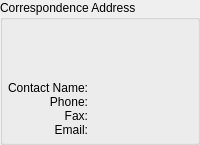
      <widget class="QGroupBox" name="_corrAddressGroup" >
       <property name="title" >
        <string>Correspondence Address</string>
       </property>
       <layout class="QVBoxLayout" >
        <property name="spacing" >
         <number>0</number>
        </property>
        <property name="leftMargin" >
         <number>5</number>
        </property>
        <property name="topMargin" >
         <number>5</number>
        </property>
        <property name="rightMargin" >
         <number>5</number>
        </property>
        <property name="bottomMargin" >
         <number>5</number>
        </property>
        <item>
         <widget class="QLabel" name="_corrAddress1" >
          <property name="text" >
           <string/>
          </property>
         </widget>
        </item>
        <item>
         <widget class="QLabel" name="_corrAddress2" >
          <property name="text" >
           <string/>
          </property>
         </widget>
        </item>
        <item>
         <widget class="QLabel" name="_corrAddress3" >
          <property name="text" >
           <string/>
          </property>
         </widget>
        </item>
        <item>
         <layout class="QHBoxLayout" >
          <property name="spacing" >
           <number>5</number>
          </property>
          <property name="leftMargin" >
           <number>0</number>
          </property>
          <property name="topMargin" >
           <number>0</number>
          </property>
          <property name="rightMargin" >
           <number>0</number>
          </property>
          <property name="bottomMargin" >
           <number>0</number>
          </property>
          <item>
           <widget class="QLabel" name="_corrCity" >
            <property name="text" >
             <string/>
            </property>
           </widget>
          </item>
          <item>
           <widget class="QLabel" name="_corrState" >
            <property name="maximumSize" >
             <size>
              <width>45</width>
              <height>32767</height>
             </size>
            </property>
            <property name="text" >
             <string/>
            </property>
           </widget>
          </item>
          <item>
           <widget class="QLabel" name="_corrZipCode" >
            <property name="text" >
             <string/>
            </property>
           </widget>
          </item>
         </layout>
        </item>
        <item>
         <layout class="QHBoxLayout" >
          <property name="spacing" >
           <number>5</number>
          </property>
          <property name="leftMargin" >
           <number>0</number>
          </property>
          <property name="topMargin" >
           <number>0</number>
          </property>
          <property name="rightMargin" >
           <number>0</number>
          </property>
          <property name="bottomMargin" >
           <number>0</number>
          </property>
          <item>
           <layout class="QVBoxLayout" >
            <property name="spacing" >
             <number>0</number>
            </property>
            <property name="leftMargin" >
             <number>0</number>
            </property>
            <property name="topMargin" >
             <number>0</number>
            </property>
            <property name="rightMargin" >
             <number>0</number>
            </property>
            <property name="bottomMargin" >
             <number>0</number>
            </property>
            <item>
             <widget class="QLabel" name="_corrContactNameLit" >
              <property name="text" >
               <string>Contact Name:</string>
              </property>
              <property name="alignment" >
               <set>Qt::AlignRight|Qt::AlignTrailing|Qt::AlignVCenter</set>
              </property>
             </widget>
            </item>
            <item>
             <widget class="QLabel" name="_corrPhoneLit" >
              <property name="text" >
               <string>Phone:</string>
              </property>
              <property name="alignment" >
               <set>Qt::AlignRight|Qt::AlignTrailing|Qt::AlignVCenter</set>
              </property>
             </widget>
            </item>
            <item>
             <widget class="QLabel" name="_corrFaxLit" >
              <property name="text" >
               <string>Fax:</string>
              </property>
              <property name="alignment" >
               <set>Qt::AlignRight|Qt::AlignTrailing|Qt::AlignVCenter</set>
              </property>
             </widget>
            </item>
            <item>
             <widget class="QLabel" name="_corrEmailLit" >
              <property name="text" >
               <string>Email:</string>
              </property>
              <property name="alignment" >
               <set>Qt::AlignRight|Qt::AlignTrailing|Qt::AlignVCenter</set>
              </property>
             </widget>
            </item>
           </layout>
          </item>
          <item>
           <layout class="QVBoxLayout" >
            <property name="spacing" >
             <number>0</number>
            </property>
            <property name="leftMargin" >
             <number>0</number>
            </property>
            <property name="topMargin" >
             <number>0</number>
            </property>
            <property name="rightMargin" >
             <number>0</number>
            </property>
            <property name="bottomMargin" >
             <number>0</number>
            </property>
            <item>
             <widget class="QLabel" name="_corrContact" >
              <property name="sizePolicy" >
               <sizepolicy vsizetype="Preferred" hsizetype="Expanding" >
                <horstretch>0</horstretch>
                <verstretch>0</verstretch>
               </sizepolicy>
              </property>
              <property name="text" >
               <string/>
              </property>
             </widget>
            </item>
            <item>
             <widget class="QLabel" name="_corrPhone" >
              <property name="text" >
               <string/>
              </property>
             </widget>
            </item>
            <item>
             <widget class="QLabel" name="_corrFAX" >
              <property name="text" >
               <string/>
              </property>
             </widget>
            </item>
            <item>
             <widget class="QLabel" name="_corrEmail" >
              <property name="text" >
               <string/>
              </property>
             </widget>
            </item>
           </layout>
          </item>
         </layout>
        </item>
       </layout>
      </widget>
